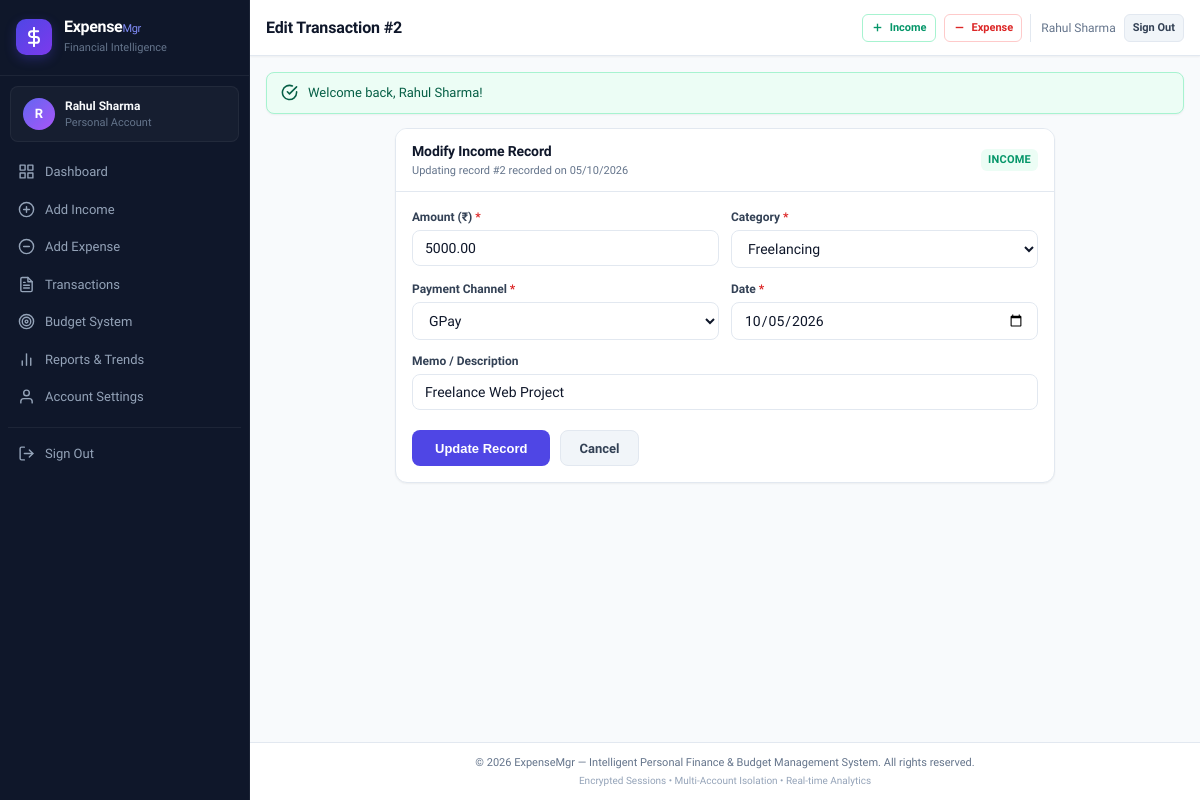
The page /edit_transaction.php?id=2 (signed in) on the database its author committed.
### tables this page shows
CREATE TABLE `transactions` (
  `transaction_id` INT NOT NULL AUTO_INCREMENT,
  `user_id` INT NOT NULL,
  `category_id` INT NOT NULL,
  `amount` DECIMAL(10,2) NOT NULL,
  `type` ENUM('income', 'expense') NOT NULL,
  `payment_method` VARCHAR(50) NOT NULL,
  `transaction_date` DATE NOT NULL,
  `description` VARCHAR(255) DEFAULT NULL,
  `created_at` TIMESTAMP DEFAULT CURRENT_TIMESTAMP,
  PRIMARY KEY (`transaction_id`),
  KEY `idx_transactions_user` (`user_id`),
  KEY `idx_transactions_date` (`transaction_date`),
  KEY `idx_transactions_type` (`type`),
  CONSTRAINT `fk_transactions_user` FOREIGN KEY (`user_id`) REFERENCES `users` (`user_id`) ON DELETE CASCADE,
  CONSTRAINT `fk_transactions_category` FOREIGN KEY (`category_id`) REFERENCES `categories` (`category_id`) ON DELETE RESTRICT
);

CREATE TABLE `categories` (
  `category_id` INT NOT NULL AUTO_INCREMENT,
  `category_name` VARCHAR(100) NOT NULL,
  `type` ENUM('income', 'expense') NOT NULL,
  PRIMARY KEY (`category_id`)
);

### includes/functions.php (called while the page is built, shortened)
<?php
function formatDate(string $dateStr): string {
    $time = strtotime($dateStr);
    return $time ? date('d/m/Y', $time) : $dateStr;
}
function getCategories(?string $type = null): array {
    $pdo = getDBConnection();
    if ($type) {
        $stmt = $pdo->prepare("SELECT * FROM categories WHERE type = ? ORDER BY category_name ASC");
        $stmt->execute([$type]);
    } else {
        $stmt = $pdo->query("SELECT * FROM categories ORDER BY type ASC, category_name ASC");
    }
    return $stmt->fetchAll();
}

### edit_transaction.php (the view, shortened to what this page needs)
<?php
require_once __DIR__ . '/includes/functions.php';
$userId = getCurrentUserId();
$txnId  = (int)($_GET['id'] ?? 0);
$pdo = getDBConnection();
$stmt = $pdo->prepare("SELECT * FROM transactions WHERE transaction_id = ? AND user_id = ?");
$stmt->execute([$txnId, $userId]);
$txn = $stmt->fetch();
$categories = getCategories($txn['type']);
require_once __DIR__ . '/includes/header.php';
?>
<div class="card" style="max-width: 660px; margin: 0 auto;">
    <div class="card-header">
        <div>
            <h2 class="card-title">Modify <?= ucfirst($txn['type']) ?> Record</h2>
            <p class="card-subtitle">Updating record #<?= $txnId ?> recorded on <?= formatDate($txn['transaction_date']) ?></p>
        </div>
        <span class="badge badge-<?= $txn['type'] ?>"><?= strtoupper($txn['type']) ?></span>
    </div>
    <div class="card-body">
        <form action="actions/update_transaction.php" method="POST" id="transactionForm" novalidate>
            <div class="form-grid">
                <div class="form-group">
                    <label for="amount" class="form-label">Amount (₹) <span class="required">*</span></label>
                    <input type="number" step="0.01" min="0.01" id="amount" name="amount" class="form-control"
                           value="<?= htmlspecialchars($txn['amount']) ?>" required>
                </div>
                <div class="form-group">
                    <label for="category_id" class="form-label">Category <span class="required">*</span></label>
                    <select id="category_id" name="category_id" class="form-control" required>
                        <?php foreach ($categories as $cat): ?>
                            <option value="<?= $cat['category_id'] ?>" <?= $txn['category_id'] == $cat['category_id'] ? 'selected' : '' ?>>
                                <?= htmlspecialchars($cat['category_name']) ?>
                            </option>
                        <?php endforeach; ?>
                    </select>
                </div>
            </div>
            <div class="form-grid">
                <div class="form-group">
                    <label for="payment_method" class="form-label">Payment Channel <span class="required">*</span></label>
                    <select id="payment_method" name="payment_method" class="form-control" required>
                        <?php
                        $methods = ['Cash', 'GPay', 'PhonePe', 'Bank', 'Card', 'Other'];
                        foreach ($methods as $m):
                        ?>
                            <option value="<?= $m ?>" <?= $txn['payment_method'] === $m ? 'selected' : '' ?>><?= $m ?></option>
                        <?php endforeach; ?>
                    </select>
                </div>
                <div class="form-group">
                    <label for="transaction_date" class="form-label">Date <span class="required">*</span></label>
                    <input type="date" id="transaction_date" name="transaction_date" class="form-control"
                           value="<?= htmlspecialchars($txn['transaction_date']) ?>" required>
                </div>
            </div>
            <div class="form-group">
                <label for="description" class="form-label">Memo / Description</label>
                <input type="text" id="description" name="description" class="form-control"
                       value="<?= htmlspecialchars($txn['description'] ?? '') ?>">
            </div>
            <div style="display: flex; gap: 10px; margin-top: 20px;">
                <button type="submit" class="btn btn-primary" style="padding: 10px 22px;">
                    Update Record
                </button>
                <a href="transactions.php" class="btn btn-secondary" style="padding: 10px 18px;">
                    Cancel
                </a>
            </div>
        </form>
    </div>
</div>
<?php require_once __DIR__ . '/includes/footer.php'; ?>

### css/style.css (style rules this page uses)
:root { --primary: #4f46e5; --primary-hover: #4338ca; --primary-light: #eef2ff; --primary-glow: rgba(79, 70, 229, 0.15); --success: #059669; --success-bg: #ecfdf5; --success-border: #a7f3d0; --danger: #dc2626; --danger-bg: #fef2f2; --danger-border: #fecaca; --warning: #d97706; --warning-bg: #fffbeb; --warning-border: #fde68a; --info: #0284c7; --info-bg: #f0f9ff; --info-border: #bae6fd; --bg-page: #f8fafc; --bg-surface: #ffffff; --bg-sidebar: #0f172a; --sidebar-text: #94a3b8; --sidebar-hover: #1e293b; --sidebar-active: #4f46e5; --text-main: #0f172a; --text-muted: #64748b; --text-light: #94a3b8; --border: #e2e8f0; --border-light: #f1f5f9; --radius-xs: 4px; --radius-sm: 8px; --radius-md: 12px; --radius-lg: 16px; --shadow-xs: 0 1px 2px 0 rgba(0, 0, 0, 0.05); --shadow-sm: 0 1px 3px 0 rgba(0, 0, 0, 0.06), 0 1px 2px -1px rgba(0, 0, 0, 0.06); --shadow-md: 0 4px 6px -1px rgba(0, 0, 0, 0.07), 0 2px 4px -2px rgba(0, 0, 0, 0.07); --shadow-lg: 0 10px 15px -3px rgba(0, 0, 0, 0.08), 0 4px 6px -4px rgba(0, 0, 0, 0.04); --transition: all 0.2s cubic-bezier(0.4, 0, 0.2, 1); }
*, *::before, *::after { margin: 0; padding: 0; box-sizing: border-box; }
html { font-size: 14px; width: 100%; max-width: 100vw; overflow-x: hidden; -webkit-text-size-adjust: 100%; }
body { font-family: 'Plus Jakarta Sans', -apple-system, BlinkMacSystemFont, "Segoe UI", Roboto, sans-serif; color: var(--text-main); background-color: var(--bg-page); line-height: 1.5; width: 100%; max-width: 100vw; overflow-x: hidden; position: relative; -webkit-font-smoothing: antialiased; }
a { color: var(--primary); text-decoration: none; transition: var(--transition); }
.app-layout { display: flex; min-height: 100vh; width: 100%; max-width: 100vw; overflow-x: hidden; position: relative; }
.card { background: var(--bg-surface); border-radius: var(--radius-md); border: 1px solid var(--border); box-shadow: var(--shadow-xs); margin-bottom: 16px; width: 100%; max-width: 100%; overflow: hidden; box-sizing: border-box; transition: var(--transition); }
.card-header { padding: 12px 16px; border-bottom: 1px solid var(--border); display: flex; align-items: center; justify-content: space-between; background: #ffffff; flex-wrap: wrap; gap: 8px; width: 100%; box-sizing: border-box; }
.card-title { font-size: 14px; font-weight: 700; color: var(--text-main); letter-spacing: -0.01em; }
.card-subtitle { font-size: 11px; color: var(--text-muted); margin-top: 1px; }
.card-body { padding: 16px; width: 100%; box-sizing: border-box; overflow-x: hidden; }
.badge { display: inline-flex; align-items: center; gap: 3px; padding: 3px 7px; border-radius: 6px; font-size: 11px; font-weight: 600; letter-spacing: 0.02em; white-space: nowrap; }
.badge-income { background: var(--success-bg); color: var(--success); }
.form-grid { display: grid; grid-template-columns: repeat(auto-fit, minmax(220px, 1fr)); gap: 12px; width: 100%; }
.form-group { margin-bottom: 12px; width: 100%; }
.form-label { display: block; margin-bottom: 4px; font-size: 12px; font-weight: 600; color: #334155; }
.form-label .required { color: var(--danger); }
.form-control { width: 100%; padding: 9px 12px; font-size: 14px; color: var(--text-main); background-color: #ffffff; border: 1px solid var(--border); border-radius: var(--radius-sm); transition: var(--transition); outline: none; font-family: inherit; box-sizing: border-box; }
.btn { display: inline-flex; align-items: center; justify-content: center; gap: 6px; padding: 8px 14px; font-size: 13px; font-weight: 600; border-radius: var(--radius-sm); border: 1px solid transparent; cursor: pointer; transition: var(--transition); text-decoration: none; line-height: 1; min-height: 36px; box-sizing: border-box; white-space: nowrap; }
.btn-primary { background-color: var(--primary); color: #ffffff; }
.btn-secondary { background-color: #f1f5f9; color: #334155; border-color: #e2e8f0; }

### rows shown on the page
transactions: type "Income", transaction_date "05/10/2026", type "INCOME", amount "5000.00", category_id "Freelancing", payment_method "GPay", transaction_date "10/05/2026", description "Freelance Web Project"

### other values the page prints
substr($userName, 0, 1) "R"
$userName "Rahul Sharma"
$pageTitle "Edit Transaction #2"
$flashSuccess "Welcome back, Rahul Sharma!"
$txnId "2"
